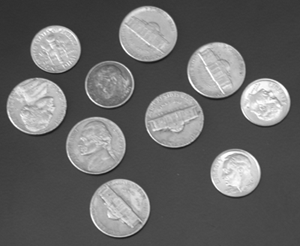
%> input picture Processamento Digital de Imagens/Exemplos_Professor/Exemplo_Segmentacao_7.png, 300 x 246 px
$ octave Exemplo_Segmentacao_7.m   (GNU Octave 9; MATLAB toolbox functions it lacks are replaced by stand-ins)
%> lines starting %> are read from the running program, lines starting %| are printed output that depends on the picture
clear all;
clc;

a = imread('Exemplo_Segmentacao_7.png');
%> a is the input picture: size 246x300 uint8; min 23, max 255, mean 103

figure;
subplot(1,2,1);
imshow(a);
title('Original');

[centers, radii, metric] = imfindcircles(a,[15 50]);
%> centers = [235.9 173.4; 265.9 102.6; 56.35 50; 148.8 34.5; 217.3 71; 120.5 208.5; 96.5 146; 174.9 120.1; 110.2 85; 37.14 106.8]; radii = [24.25; 24.02; 24.62; 28.28; 28.74; 29.64; 29.23; 28.94; 24.42; 29.16]; metric = [0.73; 0.7; 0.691; 0.653; 0.598; 0.58; 0.576; 0.512; 0.493; 0.487]

centersStrong5 = centers(1:5,:);
%> centersStrong5 = [235.9 173.4; 265.9 102.6; 56.35 50; 148.8 34.5; 217.3 71]
radiiStrong5 = radii(1:5);
%> radiiStrong5 = [24.25; 24.02; 24.62; 28.28; 28.74]
metricStrong5 = metric(1:5);
%> metricStrong5 = [0.73; 0.7; 0.691; 0.653; 0.598]

subplot(1,2,2);
imshow(a);
viscircles(centersStrong5, radiiStrong5,'EdgeColor','b');
title('Circulos Detectados');
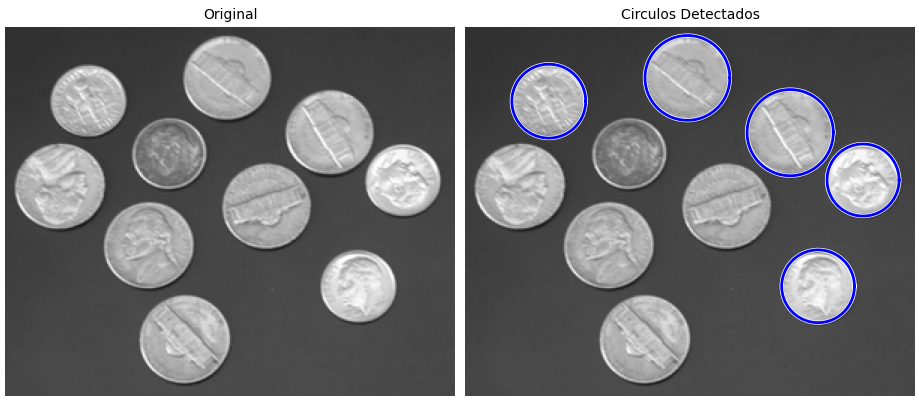
%> figure redrawn from the program's plot data, 2 panels
